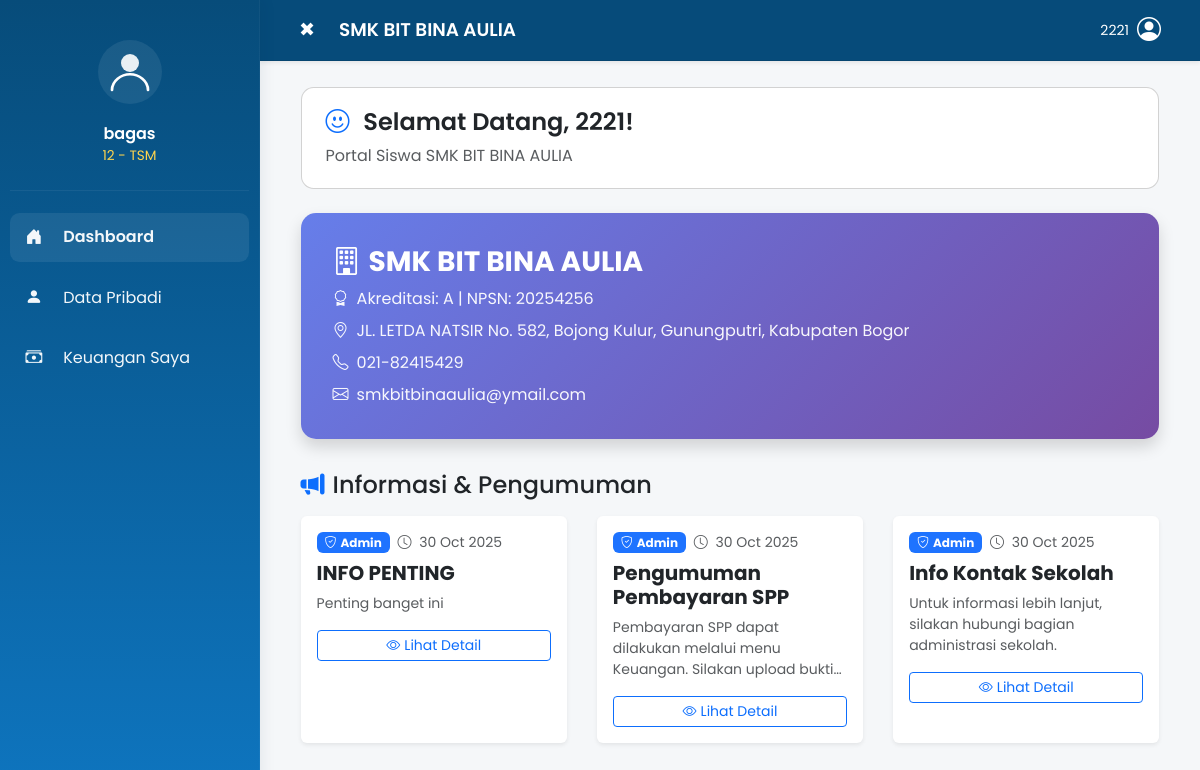
Page /student/index.php (signed in) on the committed database.
### tables this page shows
CREATE TABLE `siswa` (
  `nis` varchar(20) NOT NULL,
  `nisn` varchar(20) DEFAULT NULL,
  `user_id` int NOT NULL,
  `nama` varchar(100) NOT NULL,
  `tempat_lahir` varchar(100) DEFAULT NULL,
  `tanggal_lahir` date DEFAULT NULL,
  `jk` char(1) NOT NULL,
  `kelas` varchar(10) DEFAULT NULL,
  `jurusan` varchar(50) DEFAULT NULL,
  `nik` varchar(20) DEFAULT NULL,
  `ayah` varchar(100) DEFAULT NULL,
  `ibu` varchar(100) DEFAULT NULL,
  `alamat` text,
  `email` varchar(100) DEFAULT NULL,
  `no_hp` varchar(20) DEFAULT NULL,
  `status_siswa` enum('aktif','lulus','keluar','pindah') DEFAULT 'aktif',
  `foto` varchar(255) DEFAULT NULL
);

CREATE TABLE `informasi` (
  `informasi_id` int NOT NULL,
  `judul` varchar(255) NOT NULL,
  `isi` text NOT NULL,
  `foto` varchar(255) DEFAULT NULL,
  `created_at` datetime NOT NULL DEFAULT CURRENT_TIMESTAMP,
  `updated_at` datetime DEFAULT NULL ON UPDATE CURRENT_TIMESTAMP,
  `created_by` varchar(50) DEFAULT NULL
);

### public/config.php (called while the page is built, shortened)
<?php
$conn = new mysqli(DB_HOST, DB_USER, DB_PASS, DB_NAME);
$conn->set_charset("utf8mb4");
function esc($str) {
    global $conn;
    return $conn->real_escape_string($str);
}

### public/auth_check.php (called while the page is built, shortened)
<?php
$adminName = $_SESSION['username'] ?? 'User';
?>

### public/student/index.php (the view, shortened to what this page needs)
<?php
require_once __DIR__ . '/../config.php';
require_once __DIR__ . '/../auth_check.php';
$username = $_SESSION['username'];
$sqlSiswa = "SELECT nama, kelas, jurusan FROM siswa WHERE nis = '" . esc($username) . "'";
$resultSiswa = $conn->query($sqlSiswa);
if ($resultSiswa && $resultSiswa->num_rows > 0) {
    $dataSiswa = $resultSiswa->fetch_assoc();
    $namaSiswa = $dataSiswa['nama'];
    $kelasSiswa = $dataSiswa['kelas'];
    $jurusanSiswa = $dataSiswa['jurusan'];
} else {
    $namaSiswa = $adminName;
    $kelasSiswa = '';
    $jurusanSiswa = '';
}
$sqlInformasi = "SELECT i.informasi_id, i.judul, i.isi, i.foto, i.created_at, i.created_by, u.username as penulis
                 FROM informasi i
                 LEFT JOIN users u ON i.created_by COLLATE utf8mb4_general_ci = u.username COLLATE utf8mb4_general_ci
                 WHERE u.role = 'admin'
                 ORDER BY i.created_at DESC
                 LIMIT 6";
$resultInformasi = $conn->query($sqlInformasi);
$namaSekolah = "SMK BIT BINA AULIA";
$alamatSekolah = "JL. LETDA NATSIR No. 582, Bojong Kulur, Gunungputri, Kabupaten Bogor";
$teleponSekolah = "021-82415429";
$emailSekolah = "smkbitbinaaulia@ymail.com";
$akreditasi = "A";
?>
<!doctype html>
<html lang="en">
<head>
  <link href="https://cdn.jsdelivr.net/npm/bootstrap@5.3.2/dist/css/bootstrap.min.css" rel="stylesheet">
  <link href="https://cdn.jsdelivr.net/npm/bootstrap-icons@1.10.5/font/bootstrap-icons.css" rel="stylesheet">
  <link rel="stylesheet" href="/css/dashboard.css">
  <link rel="stylesheet" href="/css/responsive.css">
</head>
<body class="has-sidebar">
  <aside class="sidebar" id="sidebar">
    <div class="sidebar-header text-center py-4">
      <div class="profile-avatar mb-2">
        <svg width="54" height="54" viewBox="0 0 24 24" fill="none" xmlns="http://www.w3.org/2000/svg">
          <circle cx="12" cy="8" r="4" fill="#fff" opacity="0.9"/>
          <path d="M4 20c0-4 4-7 8-7s8 3 8 7" stroke="#fff" stroke-width="1.2" stroke-linecap="round" stroke-linejoin="round"/>
        </svg>
      </div>
      <div class="profile-name"><?php echo htmlspecialchars($namaSiswa); ?></div>
      <div class="profile-role text-muted">
        <?php
        if (!empty($kelasSiswa)) {
          echo htmlspecialchars($kelasSiswa);
          if (!empty($jurusanSiswa)) {
            echo ' - ' . htmlspecialchars($jurusanSiswa);
          }
        } else {
          echo 'Siswa';
        }
        ?>
      </div>
    </div>
    <nav class="sidebar-nav" role="navigation" aria-label="Main menu">
      <ul class="nav flex-column">
        <li class="nav-item">
          <a class="nav-link active" href="index.php">
            <i class="bi bi-house-door-fill me-2"></i>
            <span class="nav-text">Dashboard</span>
          </a>
        </li>
        <li class="nav-item">
          <a class="nav-link" href="profile.php">
            <i class="bi bi-person-fill me-2"></i>
            <span class="nav-text">Data Pribadi</span>
          </a>
        </li>
        <li class="nav-item">
          <a class="nav-link" href="finance.php">
            <i class="bi bi-cash-stack me-2"></i>
            <span class="nav-text">Keuangan Saya</span>
          </a>
        </li>
      </ul>
    </nav>
  </aside>
  <div class="main-wrapper">
    <header class="topbar shadow-sm">
      <div class="container-fluid d-flex align-items-center justify-content-between">
        <div class="d-flex align-items-center">
          <button id="sidebarToggle" class="btn btn-toggle btn-sm me-3" aria-label="Toggle sidebar" aria-expanded="true">☰</button>
          <h1 class="app-title mb-0">SMK BIT BINA AULIA</h1>
        </div>
        <div class="d-flex align-items-center">
          <div class="dropdown">
            <button class="btn d-flex align-items-center gap-2"
                    type="button"
                    id="userDropdown"
                    onclick="toggleUserDropdown(event)">
              <span class="d-none d-md-inline text-white" style="font-size: 0.875rem;"><?php echo htmlspecialchars($adminName); ?></span>
              <i class="bi bi-person-circle text-white" style="font-size: 1.5rem;"></i>
            </button>
          </div>
        </div>
      </div>
    </header>
    <main class="content">
      <div class="container-fluid">
        <div class="welcome card mb-4">
          <div class="card-body">
            <h4 class="mb-0">
              <i class="bi bi-emoji-smile text-primary me-2"></i>
              Selamat Datang, <?php echo htmlspecialchars($username); ?>!
            </h4>
            <p class="text-muted mb-0 mt-2">Portal Siswa SMK BIT BINA AULIA</p>
          </div>
        </div>
        <div class="info-box shadow">
          <h3><i class="bi bi-building me-2"></i><?php echo $namaSekolah; ?></h3>
          <p class="mb-2"><i class="bi bi-award me-2"></i>Akreditasi: <?php echo $akreditasi; ?> | NPSN: 20254256</p>
          <p class="mb-2"><i class="bi bi-geo-alt me-2"></i><?php echo $alamatSekolah; ?></p>
          <p class="mb-2"><i class="bi bi-telephone me-2"></i><?php echo $teleponSekolah; ?></p>
          <p class="mb-0"><i class="bi bi-envelope me-2"></i><?php echo $emailSekolah; ?></p>
        </div>
        <div class="row mt-4">
          <div class="col-12">
            <div class="d-flex justify-content-between align-items-center mb-3">
              <h4 class="mb-0"><i class="bi bi-megaphone-fill me-2 text-primary"></i>Informasi & Pengumuman</h4>
            </div>
          </div>
        </div>
        <?php if ($resultInformasi && $resultInformasi->num_rows > 0): ?>
        <div class="row g-3">
          <?php while($info = $resultInformasi->fetch_assoc()): ?>
          <div class="col-12 col-md-6 col-lg-4">
            <div class="card shadow-sm h-100 border-0 info-card-hover">
              <div class="card-body">
                <div class="d-flex align-items-center mb-2">
                  <span class="badge bg-primary me-2">
                    <i class="bi bi-shield-check me-1"></i>Admin
                  </span>
                  <small class="text-muted">
                    <i class="bi bi-clock me-1"></i>
                    <?php
                    $date = new DateTime($info['created_at']);
                    echo $date->format('d M Y');
                    ?>
                  </small>
                </div>
                <h5 class="card-title fw-bold mb-2"><?php echo htmlspecialchars($info['judul']); ?></h5>
                <p class="card-text text-muted small mb-3" style="display: -webkit-box; -webkit-line-clamp: 3; -webkit-box-orient: vertical; overflow: hidden;">
                  <?php echo htmlspecialchars(strip_tags($info['isi'])); ?>
                </p>
                <button type="button" class="btn btn-sm btn-outline-primary w-100"
                        onclick="showInfoDetail(<?php echo $info['informasi_id']; ?>)">
                  <i class="bi bi-eye me-1"></i>Lihat Detail
                </button>
              </div>
            </div>
          </div>
          <?php endwhile; ?>
        </div>
        <?php endif; ?>
      </div>
    </main>
  </div>
</body>
</html>

### public/css/dashboard.css (style rules this page uses)
:root { --sidebar-width: 260px; --sidebar-collapsed-width: 72px; --primary-blue: #0b63a8; --dark-blue: #064b7a; --bg: #f5f7f9; }
* { box-sizing: border-box }
html, body { height: 100% }
body { font-family: 'Poppins', system-ui, -apple-system, 'Segoe UI', Roboto, "Helvetica Neue", Arial; background: var(--bg); margin: 0 }
.has-sidebar { display: flex }
.sidebar { width: var(--sidebar-width); min-height: 100vh; background: linear-gradient(180deg, #074c7a 0%, #0e75bf 100%); color: #fff; position: fixed; left: 0; top: 0; bottom: 0; padding: 1rem 0.6rem; transition: width .25s ease, transform .25s ease, box-shadow .18s ease; z-index: 1000; box-shadow: 3px 0 18px rgba(0, 0, 0, 0.18); border-right: 1px #000; }
.sidebar-header { border-bottom: 1px solid rgba(255, 255, 255, 0.06) }
.profile-avatar { width: 64px; height: 64px; border-radius: 50%; display: inline-flex; align-items: center; justify-content: center; background: rgba(255, 255, 255, 0.08) }
.profile-name { font-weight: 600; margin-top: .6rem }
.profile-role { font-size: .85rem; }
.profile-role.text-muted { color: #ffd54d !important; }
.sidebar .nav-link { color: rgba(255, 255, 255, 0.95); padding: .75rem 1rem; border-radius: .6rem; margin: .35rem 0; display: flex; align-items: center; gap: .6rem }
.sidebar .nav-link i { font-size: 1.05rem; min-width: 20px }
.sidebar .nav-link .nav-text { white-space: nowrap }
.sidebar .nav-link.active { background: rgba(255, 255, 255, 0.08); font-weight: 600 }
.main-wrapper { margin-left: var(--sidebar-width); flex: 1; min-height: 100vh; display: flex; flex-direction: column; transition: margin-left .25s ease }
.topbar { background: var(--dark-blue); color: #fff; padding: .5rem 1rem; border-bottom: 2px solid #000; box-shadow: 0 4px 10px rgba(0, 0, 0, 0.12); }
.topbar .app-title { font-size: 1.15rem; font-weight: 600; color: #fff }
.btn-toggle { background: transparent; border: 0; color: #fff; font-size: 1.2rem }
.content { padding: 1.6rem }
.welcome { border-radius: .8rem; padding: 0 }
.welcome .card-body { padding: 1.25rem 1.5rem }
.welcome h4 { font-weight: 600 }
.bg-primary { background: #1e73ff !important }
.h-100 { height: 100% }
.sidebar { width: var(--sidebar-width); min-height: 100vh; background: linear-gradient(180deg, #074c7a 0%, #0e75bf 100%); color: #fff; position: fixed; left: 0; top: 0; bottom: 0; padding: 1rem 0.6rem; transition: width .25s ease, transform .25s ease, box-shadow .18s ease; z-index: 1000; box-shadow: 2px 0 14px rgba(7, 35, 68, 0.08); border-right: 1px solid rgba(255, 255, 255, 0.04); }
.profile-role { font-size: .85rem }
.sidebar-nav { margin-top: 1rem }
.topbar { background: var(--dark-blue); color: #fff; padding: .5rem 1rem; border-bottom: 1px solid rgba(0, 0, 0, 0.08); box-shadow: 0 2px 6px rgba(7, 35, 68, 0.04) }

### public/css/responsive.css (style rules this page uses)
html { font-size: 16px; -webkit-text-size-adjust: 100%; -moz-text-size-adjust: 100%; -ms-text-size-adjust: 100%; }
body { overflow-x: hidden; min-width: 320px; }
img, svg, video, canvas { max-width: 100%; height: auto; }
.container, .container-fluid { padding-left: 15px; padding-right: 15px; }
.row { margin-left: -15px; margin-right: -15px; }
[class*="col-"] { padding-left: 15px; padding-right: 15px; }
@media (min-width: 1200px) { .sidebar { width: var(--sidebar-width, 260px); } }
@media (min-width: 1200px) { .main-wrapper { margin-left: var(--sidebar-width, 260px); } }

### public/student/index.php (style rules this page uses)
#userDropdown { cursor: pointer !important; border: none !important; background: transparent !important; padding: 0.25rem 0.5rem !important; }
.dropdown { position: relative; }
.info-box { background: linear-gradient(135deg, #667eea 0%, #764ba2 100%); color: white; padding: 2rem; border-radius: 15px; margin-bottom: 2rem; }
.info-box h3 { font-weight: 700; margin-bottom: 0.5rem; }
.info-box p { margin-bottom: 0.25rem; opacity: 0.95; }
.info-card-hover { transition: all 0.3s ease; cursor: pointer; }

### rows in the picture
siswa: nama "bagas", kelas "12", jurusan "TSM"
informasi: created_at "30 Oct 2025", judul "INFO PENTING", isi "Penting banget ini"
informasi: created_at "30 Oct 2025", judul "Pengumuman Pembayaran SPP", isi "Pembayaran SPP dapat dilakukan melalui menu Keuangan. Silakan upload…"
informasi: created_at "30 Oct 2025", judul "Info Kontak Sekolah", isi "Untuk informasi lebih lanjut, silakan hubungi bagian administrasi sekolah."

### other values in the picture
$adminName "2221"
$username "2221"
$namaSekolah "SMK BIT BINA AULIA"
$akreditasi "A"
$alamatSekolah "JL. LETDA NATSIR No. 582, Bojong Kulur, Gunungputri, Kabupaten Bogor"
$teleponSekolah "021-82415429"
$emailSekolah "smkbitbinaaulia@ymail.com"
